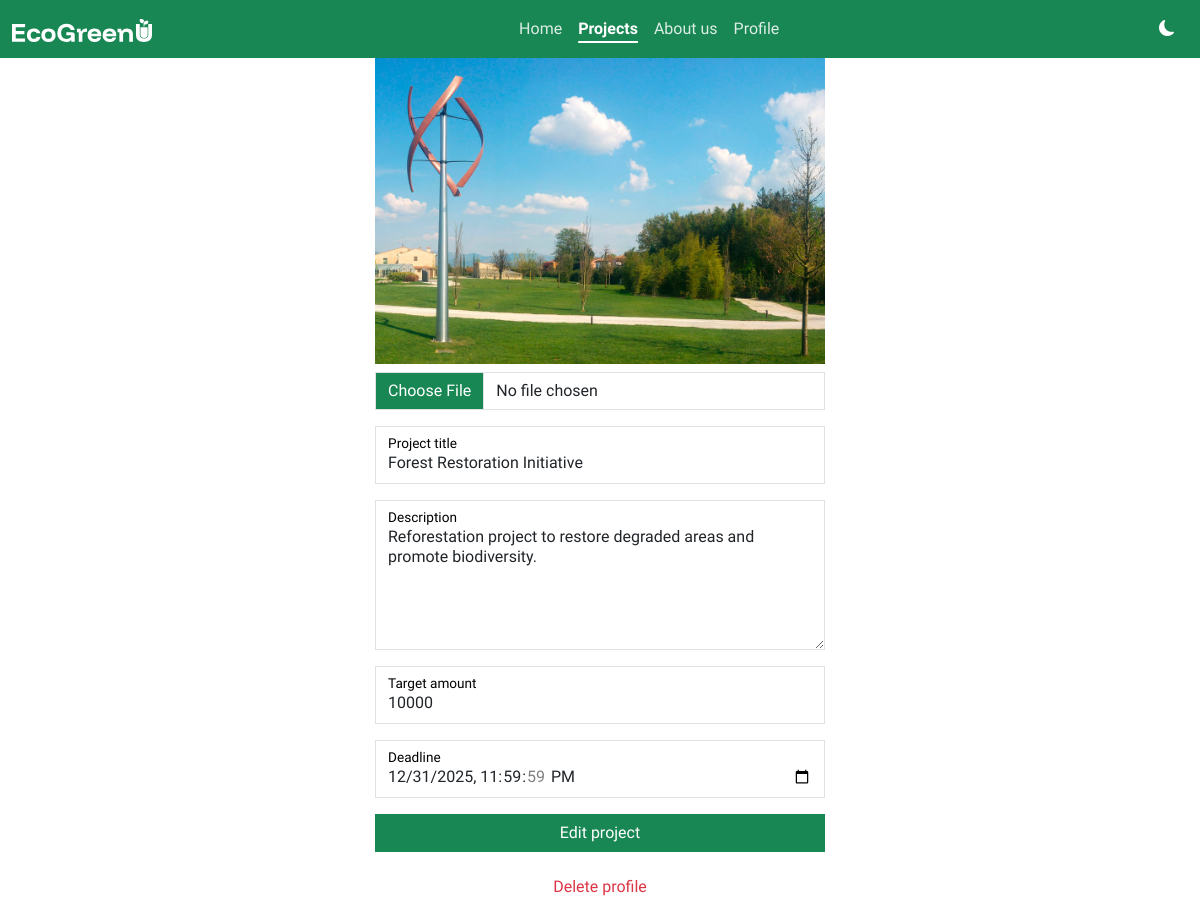
/pages/edit-project.php?id=1 (signed in), run on an earlier commit of the app's database.
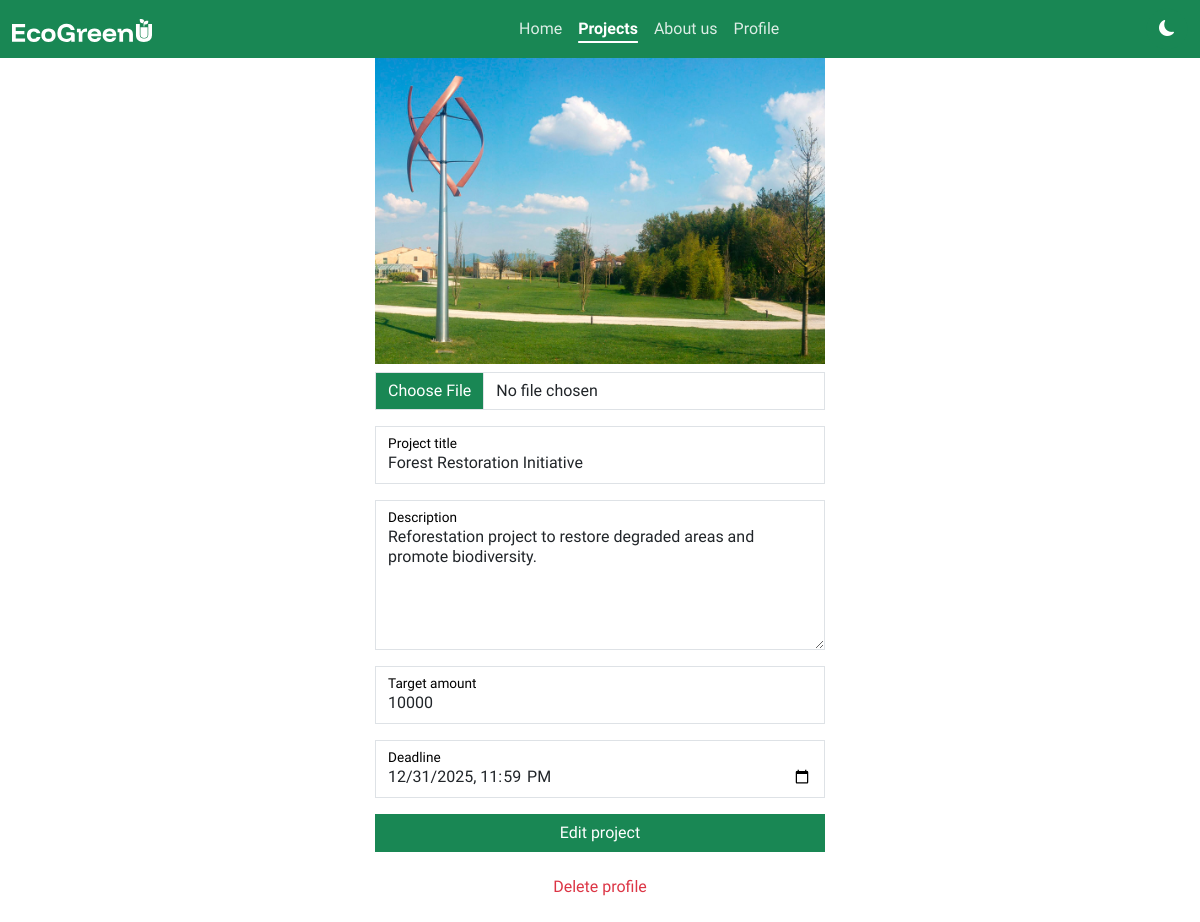
And on a later commit of the database.
### tables this page shows
CREATE TABLE IF NOT EXISTS tblprojects (
  idProject INT NOT NULL PRIMARY KEY AUTO_INCREMENT,
  title CHAR(30) NOT NULL UNIQUE,
  description CHAR(250) NOT NULL,
  img CHAR(20),
  fundraiser INT NOT NULL,
  targetAmount DECIMAL(10,2) NOT NULL,
  deadline DATETIME NOT NULL,
  status CHAR(1) NOT NULL,
    FOREIGN KEY (fundraiser) REFERENCES tblusers(iduser)
);

### php/projects/edit-project.php (called while the page is built, shortened)
<?php
    $projectId = isset($_GET['id']) ? $_GET['id'] : null;
    $db = new mysqli('localhost', 'root', '', 'dbecogreenu');
    if (isset($projectId)) {
        $query = $db->prepare("SELECT * FROM tblprojects WHERE idProject = ?");
        $query->bind_param("i", $projectId);
        try {
            $query->execute();
            $project = $query->get_result()->fetch_assoc();
        } catch (mysqli_sql_exception $e) {
            $errorMsg = "Error during project retrieval: " . $e->getMessage();
        }
    } else die('Missing project ID');
?>

### pages/edit-project.php (the view, shortened to what the changed rows need)
<?php include_once '../php/projects/edit-project.php' ?>
<!DOCTYPE html>
<html lang="en">
<head>
    <link rel="stylesheet" href="../css/styles.css">
    <link href="https://cdn.jsdelivr.net/npm/bootstrap@5.3.3/dist/css/bootstrap.min.css" rel="stylesheet">
    <link rel="stylesheet" href="https://cdn.jsdelivr.net/npm/bootstrap-icons@1.11.3/font/bootstrap-icons.min.css">
</head>
<body>
    <div class="container-fluid p-0 m-0 position-absolute">
        <div class="container-fluid p-3 m-0" id="main">
            <div class="d-flex flex-column justify-content-center align-items-center vh-100">
                <form action="edit-project.php?id=<?=$projectId?>" method="post" enctype="multipart/form-data">
                    <?php if(!isset($project["img"])): ?>
                        <img src="../assets/images/proj-thumbnail-default.jpg" class="card-img-top edit-project-thumb-preview mb-2" alt="<?=$p["title"]?>">
                    <?php else: ?>
                        <img src="../assets/images/projects/<?=$project['img']?>" alt="<?=$project['title']?>" class="card-img-top edit-project-thumb-preview mb-2">
                    <?php endif; ?>
                    <input type="file" class="form-control rounded-0 focus-ring focus-ring-success mb-3" name="thumbnail" accept=".jpg,.png,.jpeg">
                    <div class="form-floating mb-3">
                        <input type="text" class="form-control rounded-0 focus-ring focus-ring-success" name="title" id="floatingTitle" placeholder="My new green project" minlenght="5" maxlength="30" required value="<?=$project['title']?>">
                        <label for="floatingTitle">Project title</label>
                    </div>
                    <div class="form-floating mb-3">
                        <textarea class="form-control rounded-0 focus-ring focus-ring-success" name="description" placeholder="Write your project's description" id="floatingDescription" style="height:150px; max-height:300px;" minlength="50" maxlength="250" required><?=$project['description']?></textarea>
                        <label for="floatingTexfloatingDescriptiontarea">Description</label>
                    </div>
                    <div class="form-floating mb-3">
                        <input type="number" class="form-control rounded-0 focus-ring focus-ring-success" name="targetAmount" id="floatingTargetAmount" value="10000" min="1000" max="999999999" step="1000" required value="<?=$project['targetAmount']?>">
                        <label for="floatingTargetAmount">Target amount</label>
                    </div>
                    <div class="form-floating mb-3">
                        <input type="datetime-local" class="form-control rounded-0 focus-ring focus-ring-success" name="deadline" id="floatingDeadline" required value="<?=$project['deadline']?>">
                        <label for="floatingDeadline">Deadline</label>
                    </div>
                    <button type="submit" class="btn btn-success w-100 rounded-0" name="editProject">Edit project</button>
                    <button type="button" class="btn text-danger rounded-0 w-100 mt-3" data-bs-toggle="modal" data-bs-target="#deleteProjectModal">Delete profile</button>
                </form>
            </div>
        </div>
    </div>
</body>
</html>

What changed in the data, as far as the page shows it:
changed tblprojects "Forest Restoration Initiative": deadline "12/31/2025 23:59:59" → "12/31/2025 23:59"
